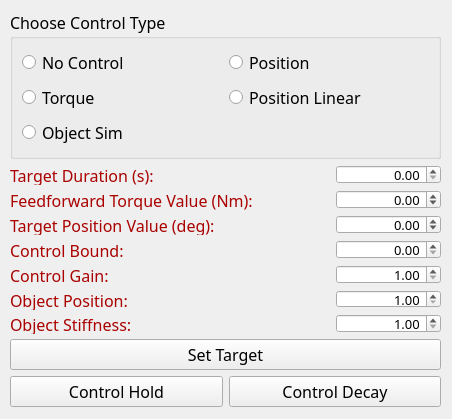
<?xml version="1.0" encoding="UTF-8"?>
<ui version="4.0">
 <class>PlutoControlTesterWindow</class>
 <widget class="QMainWindow" name="PlutoControlTesterWindow">
  <property name="geometry">
   <rect>
    <x>0</x>
    <y>0</y>
    <width>452</width>
    <height>419</height>
   </rect>
  </property>
  <property name="sizePolicy">
   <sizepolicy hsizetype="Fixed" vsizetype="Fixed">
    <horstretch>0</horstretch>
    <verstretch>0</verstretch>
   </sizepolicy>
  </property>
  <property name="windowTitle">
   <string>PLUTO Test Window</string>
  </property>
  <widget class="QWidget" name="centralwidget">
   <widget class="QWidget" name="verticalLayoutWidget">
    <property name="geometry">
     <rect>
      <x>10</x>
      <y>10</y>
      <width>431</width>
      <height>397</height>
     </rect>
    </property>
    <layout class="QVBoxLayout" name="verticalLayout">
     <item>
      <widget class="QGroupBox" name="gbControlType">
       <property name="font">
        <font>
         <family>Bahnschrift Light</family>
         <pointsize>12</pointsize>
        </font>
       </property>
       <property name="title">
        <string>Choose Control Type</string>
       </property>
       <layout class="QVBoxLayout" name="verticalLayout_4">
        <item>
         <layout class="QGridLayout" name="gridLayout">
          <item row="0" column="2">
           <widget class="QRadioButton" name="radioPosition">
            <property name="font">
             <font>
              <family>Bahnschrift Light</family>
              <pointsize>12</pointsize>
             </font>
            </property>
            <property name="text">
             <string>Position</string>
            </property>
           </widget>
          </item>
          <item row="1" column="2">
           <widget class="QRadioButton" name="radioPositionLinear">
            <property name="font">
             <font>
              <family>Bahnschrift Light</family>
              <pointsize>12</pointsize>
             </font>
            </property>
            <property name="text">
             <string>Position Linear</string>
            </property>
           </widget>
          </item>
          <item row="0" column="0">
           <widget class="QRadioButton" name="radioNone">
            <property name="font">
             <font>
              <family>Bahnschrift Light</family>
              <pointsize>12</pointsize>
             </font>
            </property>
            <property name="text">
             <string>No Control</string>
            </property>
           </widget>
          </item>
          <item row="1" column="0">
           <widget class="QRadioButton" name="radioTorque">
            <property name="font">
             <font>
              <family>Bahnschrift Light</family>
              <pointsize>12</pointsize>
             </font>
            </property>
            <property name="text">
             <string>Torque</string>
            </property>
           </widget>
          </item>
          <item row="2" column="0">
           <widget class="QRadioButton" name="radioObjectSim">
            <property name="text">
             <string>Object Sim</string>
            </property>
           </widget>
          </item>
         </layout>
        </item>
       </layout>
      </widget>
     </item>
     <item>
      <layout class="QFormLayout" name="formLayout_3">
       <item row="0" column="0">
        <widget class="QLabel" name="lblTargetDuration">
         <property name="minimumSize">
          <size>
           <width>320</width>
           <height>20</height>
          </size>
         </property>
         <property name="maximumSize">
          <size>
           <width>320</width>
           <height>20</height>
          </size>
         </property>
         <property name="font">
          <font>
           <family>Bahnschrift Light</family>
           <pointsize>12</pointsize>
          </font>
         </property>
         <property name="styleSheet">
          <string notr="true">color: rgb(170, 0, 0);</string>
         </property>
         <property name="text">
          <string>Target Duration (s):</string>
         </property>
        </widget>
       </item>
       <item row="0" column="1">
        <widget class="QDoubleSpinBox" name="dsbTgtDur">
         <property name="font">
          <font>
           <family>Cascadia Mono Light</family>
           <pointsize>10</pointsize>
          </font>
         </property>
         <property name="alignment">
          <set>Qt::AlignRight|Qt::AlignTrailing|Qt::AlignVCenter</set>
         </property>
         <property name="decimals">
          <number>2</number>
         </property>
         <property name="minimum">
          <double>0.000000000000000</double>
         </property>
         <property name="maximum">
          <double>10.000000000000000</double>
         </property>
         <property name="singleStep">
          <double>0.100000000000000</double>
         </property>
        </widget>
       </item>
       <item row="1" column="0">
        <widget class="QLabel" name="lblFeedforwardTorqueValue">
         <property name="minimumSize">
          <size>
           <width>320</width>
           <height>20</height>
          </size>
         </property>
         <property name="maximumSize">
          <size>
           <width>320</width>
           <height>20</height>
          </size>
         </property>
         <property name="font">
          <font>
           <family>Bahnschrift Light</family>
           <pointsize>12</pointsize>
          </font>
         </property>
         <property name="styleSheet">
          <string notr="true">color: rgb(170, 0, 0);</string>
         </property>
         <property name="text">
          <string>Feedforward Torque Value (Nm):</string>
         </property>
        </widget>
       </item>
       <item row="1" column="1">
        <widget class="QDoubleSpinBox" name="dsbTorqTgtValue">
         <property name="font">
          <font>
           <family>Cascadia Mono Light</family>
           <pointsize>10</pointsize>
          </font>
         </property>
         <property name="alignment">
          <set>Qt::AlignRight|Qt::AlignTrailing|Qt::AlignVCenter</set>
         </property>
         <property name="minimum">
          <double>-1.000000000000000</double>
         </property>
         <property name="maximum">
          <double>1.000000000000000</double>
         </property>
         <property name="singleStep">
          <double>0.010000000000000</double>
         </property>
        </widget>
       </item>
       <item row="2" column="0">
        <widget class="QLabel" name="lblPositionTargetValue">
         <property name="minimumSize">
          <size>
           <width>320</width>
           <height>20</height>
          </size>
         </property>
         <property name="maximumSize">
          <size>
           <width>320</width>
           <height>20</height>
          </size>
         </property>
         <property name="font">
          <font>
           <family>Bahnschrift Light</family>
           <pointsize>12</pointsize>
          </font>
         </property>
         <property name="styleSheet">
          <string notr="true">color: rgb(170, 0, 0);</string>
         </property>
         <property name="text">
          <string>Target Position Value (deg):</string>
         </property>
        </widget>
       </item>
       <item row="2" column="1">
        <widget class="QDoubleSpinBox" name="dsbPosTgtValue">
         <property name="font">
          <font>
           <family>Cascadia Mono Light</family>
           <pointsize>10</pointsize>
          </font>
         </property>
         <property name="alignment">
          <set>Qt::AlignRight|Qt::AlignTrailing|Qt::AlignVCenter</set>
         </property>
         <property name="minimum">
          <double>-1.000000000000000</double>
         </property>
         <property name="maximum">
          <double>1.000000000000000</double>
         </property>
         <property name="singleStep">
          <double>0.010000000000000</double>
         </property>
        </widget>
       </item>
       <item row="3" column="0">
        <widget class="QLabel" name="lblControlBoundValue">
         <property name="minimumSize">
          <size>
           <width>320</width>
           <height>20</height>
          </size>
         </property>
         <property name="maximumSize">
          <size>
           <width>320</width>
           <height>20</height>
          </size>
         </property>
         <property name="font">
          <font>
           <family>Bahnschrift Light</family>
           <pointsize>12</pointsize>
          </font>
         </property>
         <property name="styleSheet">
          <string notr="true">color: rgb(170, 0, 0);</string>
         </property>
         <property name="text">
          <string>Control Bound:</string>
         </property>
        </widget>
       </item>
       <item row="3" column="1">
        <widget class="QDoubleSpinBox" name="dsbCtrlBndValue">
         <property name="font">
          <font>
           <family>Cascadia Mono Light</family>
           <pointsize>10</pointsize>
          </font>
         </property>
         <property name="alignment">
          <set>Qt::AlignRight|Qt::AlignTrailing|Qt::AlignVCenter</set>
         </property>
         <property name="minimum">
          <double>0.000000000000000</double>
         </property>
         <property name="maximum">
          <double>1.000000000000000</double>
         </property>
         <property name="singleStep">
          <double>0.010000000000000</double>
         </property>
        </widget>
       </item>
       <item row="4" column="0">
        <widget class="QLabel" name="lblControlGainValue">
         <property name="minimumSize">
          <size>
           <width>320</width>
           <height>20</height>
          </size>
         </property>
         <property name="maximumSize">
          <size>
           <width>320</width>
           <height>20</height>
          </size>
         </property>
         <property name="font">
          <font>
           <family>Bahnschrift Light</family>
           <pointsize>12</pointsize>
          </font>
         </property>
         <property name="styleSheet">
          <string notr="true">color: rgb(170, 0, 0);</string>
         </property>
         <property name="text">
          <string>Control Gain:</string>
         </property>
        </widget>
       </item>
       <item row="4" column="1">
        <widget class="QDoubleSpinBox" name="dsbCtrlGainValue">
         <property name="font">
          <font>
           <family>Cascadia Mono Light</family>
           <pointsize>10</pointsize>
          </font>
         </property>
         <property name="alignment">
          <set>Qt::AlignRight|Qt::AlignTrailing|Qt::AlignVCenter</set>
         </property>
         <property name="decimals">
          <number>2</number>
         </property>
         <property name="minimum">
          <double>1.000000000000000</double>
         </property>
         <property name="maximum">
          <double>10.000000000000000</double>
         </property>
         <property name="singleStep">
          <double>0.010000000000000</double>
         </property>
        </widget>
       </item>
       <item row="5" column="0">
        <widget class="QLabel" name="lblObjectPosition">
         <property name="minimumSize">
          <size>
           <width>320</width>
           <height>20</height>
          </size>
         </property>
         <property name="maximumSize">
          <size>
           <width>320</width>
           <height>20</height>
          </size>
         </property>
         <property name="font">
          <font>
           <family>Bahnschrift Light</family>
           <pointsize>12</pointsize>
          </font>
         </property>
         <property name="styleSheet">
          <string notr="true">color: rgb(170, 0, 0);</string>
         </property>
         <property name="text">
          <string>Object Position:</string>
         </property>
        </widget>
       </item>
       <item row="6" column="0">
        <widget class="QLabel" name="lblObjectStiffness">
         <property name="minimumSize">
          <size>
           <width>320</width>
           <height>20</height>
          </size>
         </property>
         <property name="maximumSize">
          <size>
           <width>320</width>
           <height>20</height>
          </size>
         </property>
         <property name="font">
          <font>
           <family>Bahnschrift Light</family>
           <pointsize>12</pointsize>
          </font>
         </property>
         <property name="styleSheet">
          <string notr="true">color: rgb(170, 0, 0);</string>
         </property>
         <property name="text">
          <string>Object Stiffness:</string>
         </property>
        </widget>
       </item>
       <item row="5" column="1">
        <widget class="QDoubleSpinBox" name="dsbObjPos">
         <property name="font">
          <font>
           <family>Cascadia Mono Light</family>
           <pointsize>10</pointsize>
          </font>
         </property>
         <property name="alignment">
          <set>Qt::AlignRight|Qt::AlignTrailing|Qt::AlignVCenter</set>
         </property>
         <property name="decimals">
          <number>2</number>
         </property>
         <property name="minimum">
          <double>1.000000000000000</double>
         </property>
         <property name="maximum">
          <double>10.000000000000000</double>
         </property>
         <property name="singleStep">
          <double>0.010000000000000</double>
         </property>
        </widget>
       </item>
       <item row="6" column="1">
        <widget class="QDoubleSpinBox" name="dsbObjStiff">
         <property name="font">
          <font>
           <family>Cascadia Mono Light</family>
           <pointsize>10</pointsize>
          </font>
         </property>
         <property name="alignment">
          <set>Qt::AlignRight|Qt::AlignTrailing|Qt::AlignVCenter</set>
         </property>
         <property name="decimals">
          <number>2</number>
         </property>
         <property name="minimum">
          <double>1.000000000000000</double>
         </property>
         <property name="maximum">
          <double>10.000000000000000</double>
         </property>
         <property name="singleStep">
          <double>0.010000000000000</double>
         </property>
        </widget>
       </item>
      </layout>
     </item>
     <item>
      <widget class="QPushButton" name="pbSetTarget">
       <property name="font">
        <font>
         <family>Bahnschrift Light</family>
         <pointsize>12</pointsize>
        </font>
       </property>
       <property name="text">
        <string>Set Target</string>
       </property>
      </widget>
     </item>
     <item>
      <layout class="QHBoxLayout" name="horizontalLayout_2">
       <item>
        <widget class="QPushButton" name="pbCtrlHold">
         <property name="font">
          <font>
           <family>Bahnschrift Light</family>
           <pointsize>12</pointsize>
          </font>
         </property>
         <property name="text">
          <string>Control Hold</string>
         </property>
        </widget>
       </item>
       <item>
        <widget class="QPushButton" name="pbCtrlDecay">
         <property name="font">
          <font>
           <family>Bahnschrift Light</family>
           <pointsize>12</pointsize>
          </font>
         </property>
         <property name="text">
          <string>Control Decay</string>
         </property>
        </widget>
       </item>
      </layout>
     </item>
    </layout>
   </widget>
  </widget>
 </widget>
 <resources/>
 <connections/>
</ui>
